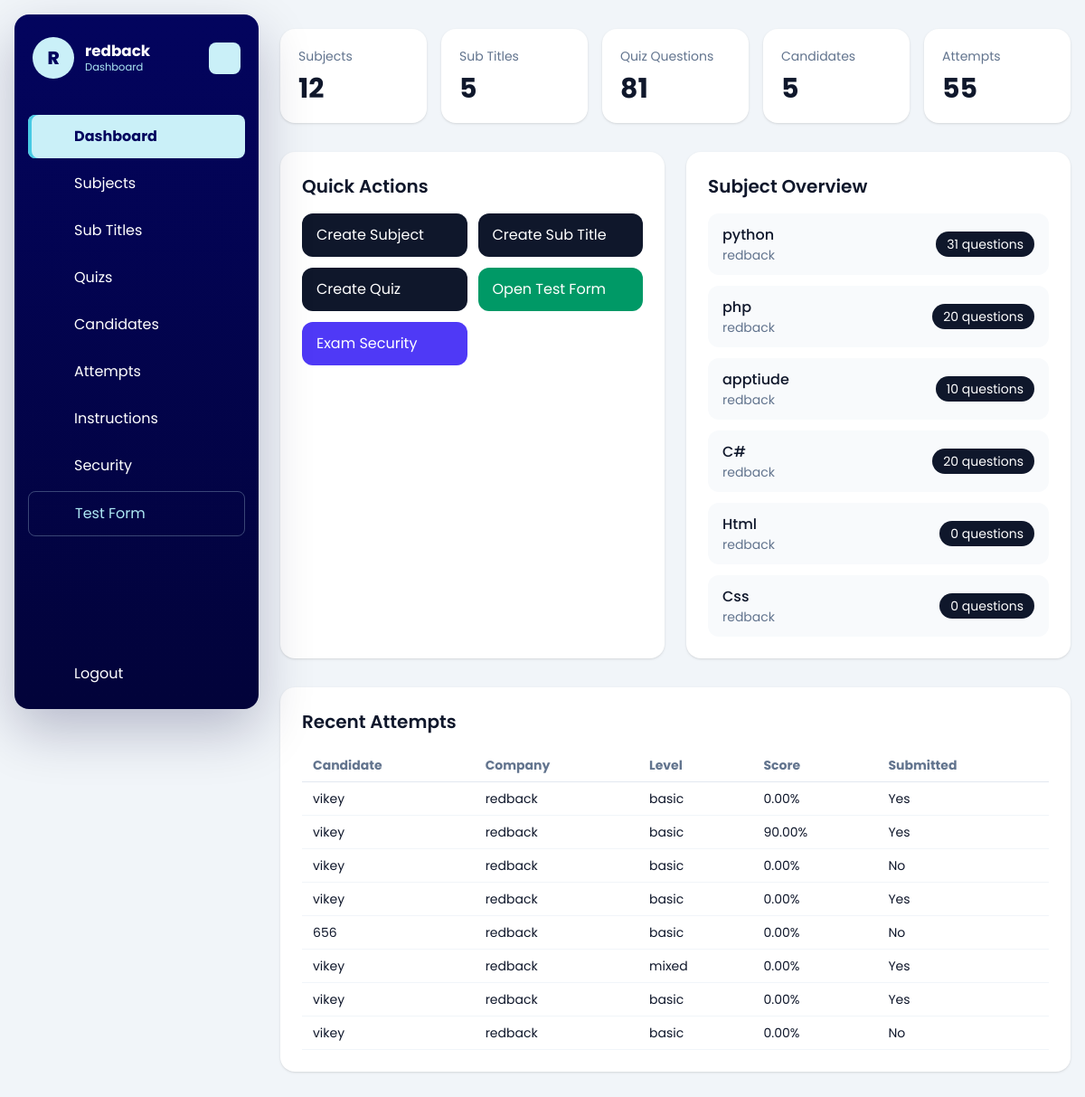
The app's page /dashboard/ (signed in), older data.
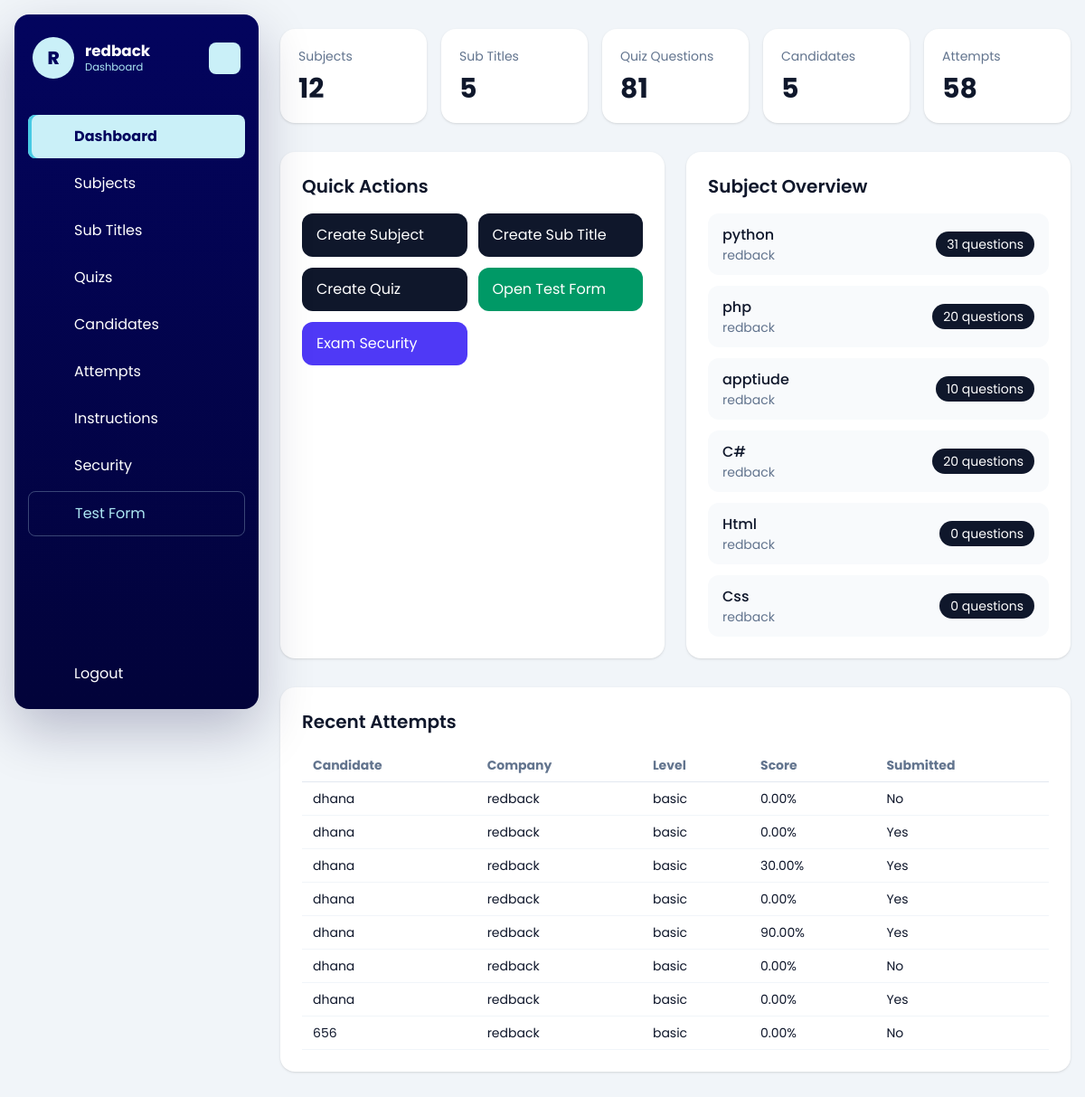
The same page, newer data.
### dashboard/models.py (models this page shows, shortened)
class TestSubject(models.Model):
    company = models.ForeignKey(Company, on_delete=models.CASCADE, related_name='subjects')
    subject = models.CharField(max_length=150)
    subject_svg = models.TextField(blank=True, null=True)
    created_at = models.DateTimeField(auto_now_add=True)
    class Meta:
        ordering = ['subject']
        unique_together = ('company', 'subject')

class Company(models.Model):
    name = models.CharField(max_length=150)
    image = models.ImageField(upload_to='company/', blank=True, null=True)
    email = models.EmailField(unique=True)
    password = models.CharField(max_length=128)
    is_active = models.BooleanField(default=True)
    test_instructions = models.TextField(
        default=DEFAULT_TEST_INSTRUCTIONS,
        blank=True,
        help_text='Instructions shown to candidates in the online test instructions drawer.',
    )
    allow_full_screen_lock = models.BooleanField(default=False)
    allow_pause_lock = models.BooleanField(default=False)
    allow_tab_switch_guard = models.BooleanField(default=False)
    allow_copy_paste_block = models.BooleanField(default=False)
    allow_right_click_disable = models.BooleanField(default=False)
    full_screen_lock = models.BooleanField(default=False)
    pause_lock = models.BooleanField(default=False)
    tab_switch_guard_enabled = models.BooleanField(default=False)
    copy_paste_block_enabled = models.BooleanField(default=False)
    right_click_disable_enabled = models.BooleanField(default=False)
    max_violation_warnings = models.PositiveIntegerField(default=3)
    exam_control_password = models.CharField(max_length=128, blank=True)
    created_at = models.DateTimeField(auto_now_add=True)
    updated_at = models.DateTimeField(auto_now=True)
    class Meta:
        ordering = ['name']
        verbose_name_plural = 'Companies'

### quiz/models.py (models this page shows, shortened)
class CandidateTestAttempt(models.Model):
    SESSION_SINGLE = 'single'
    SESSION_MULTI = 'multi'
    SESSION_CHOICES = [
        (SESSION_SINGLE, 'Single'),
        (SESSION_MULTI, 'Multi'),
    ]
    candidate = models.ForeignKey(Candidate, on_delete=models.CASCADE, related_name='attempts')
    company = models.ForeignKey(Company, on_delete=models.CASCADE, related_name='attempts')
    public_slug = models.CharField(max_length=190, unique=True, blank=True, db_index=True)
    session_type = models.CharField(max_length=10, choices=SESSION_CHOICES)
    level = models.CharField(max_length=20)
    question_count = models.PositiveIntegerField()
    duration_minutes = models.PositiveIntegerField()
    selected_subjects = models.JSONField(default=list, blank=True)
    selected_sub_titles = models.JSONField(default=list, blank=True)
    answers_json = models.JSONField(default=list, blank=True)
    correct_count = models.PositiveIntegerField(default=0)
    wrong_count = models.PositiveIntegerField(default=0)
    percentage = models.DecimalField(max_digits=5, decimal_places=2, default=0)
    started_at = models.DateTimeField(blank=True, null=True)
    submitted_at = models.DateTimeField(blank=True, null=True)
    is_submitted = models.BooleanField(default=False)
    is_paused = models.BooleanField(default=False)
    paused_at = models.DateTimeField(blank=True, null=True)
    total_paused_seconds = models.PositiveIntegerField(default=0)
    full_screen_lock_enabled = models.BooleanField(default=False)
    pause_lock_enabled = models.BooleanField(default=False)
    tab_switch_guard_enabled = models.BooleanField(default=False)
    copy_paste_block_enabled = models.BooleanField(default=False)
    right_click_disable_enabled = models.BooleanField(default=False)
    max_violation_warnings = models.PositiveIntegerField(default=3)
    tab_switch_count = models.PositiveIntegerField(default=0)
    warning_count = models.PositiveIntegerField(default=0)
    last_violation_at = models.DateTimeField(blank=True, null=True)
    violation_log_json = models.JSONField(default=list, blank=True)
    created_at = models.DateTimeField(auto_now_add=True)
    class Meta:
        ordering = ['-created_at']

class Candidate(models.Model):
    name = models.CharField(max_length=150)
    email = models.EmailField()
    designation_tech = models.CharField(max_length=150)
    created_at = models.DateTimeField(auto_now_add=True)
    class Meta:
        ordering = ['name']

### dashboard/views.py (the view)
# urls.py: path('', views.dashboard_home, name='home'),
@company_login_required
def dashboard_home(request):
    company = request.company
    context = {
        'subject_count': TestSubject.objects.filter(company=company).count(),
        'subtitle_count': SubTitle.objects.filter(test_subject__company=company).count(),
        'quiz_count': Quiz.objects.filter(test_subject__company=company).count(),
        'candidate_count': Candidate.objects.filter(attempts__company=company).distinct().count(),
        'attempt_count': CandidateTestAttempt.objects.filter(company=company).count(),
        'subjects': TestSubject.objects.filter(company=company).select_related('company').annotate(
            quiz_total=Count('quizzes')
        )[:6],
        'recent_attempts': CandidateTestAttempt.objects.filter(company=company).select_related(
            'candidate', 'company'
        )[:8],
        'company': company,
    }
    return render(request, 'dashboard/home.html', context)

### dashboard/views.py (called while the page is built)
def get_logged_in_company(request):
    company_id = request.session.get('company_id')
    if not company_id:
        return None
    return Company.objects.filter(id=company_id, is_active=True).first()

def company_login_required(view_func):
    @wraps(view_func)
    def wrapper(request, *args, **kwargs):
        company = get_logged_in_company(request)
        if not company:
            return redirect(f"{reverse('dashboard:login')}?next={request.path}")
        request.company = company
        return view_func(request, *args, **kwargs)
    return wrapper

### templates/dashboard/home.html (shortened to what the changed rows need)
{% extends "base.html" %}
{% block content %}
<section class="grid gap-4 md:grid-cols-5">
    <div class="rounded-2xl bg-white p-5 shadow-sm">
        <p class="text-sm text-slate-500">Attempts</p>
        <p class="mt-2 text-3xl font-bold">{{ attempt_count }}</p>
    </div>
</section>
<section class="mt-8 grid gap-6 lg:grid-cols-2">
    <div class="rounded-2xl bg-white p-6 shadow-sm">
        <div class="mb-4 flex items-center justify-between">
            <h2 class="text-xl font-semibold">Quick Actions</h2>
        </div>
    </div>
    <div class="rounded-2xl bg-white p-6 shadow-sm">
        <h2 class="text-xl font-semibold">Subject Overview</h2>
        <div class="mt-4 space-y-3">
            {% for subject in subjects %}
                <div class="flex items-center justify-between rounded-xl bg-slate-50 px-4 py-3">
                    <div>
                        <p class="font-medium">{{ subject.subject }}</p>
                        <p class="text-sm text-slate-500">{{ subject.company.name }}</p>
                    </div>
                    <span class="rounded-full bg-slate-900 px-3 py-1 text-sm text-white">{{ subject.quiz_total }} questions</span>
                </div>
            {% empty %}
                <p class="text-slate-500">No subjects created yet.</p>
            {% endfor %}
        </div>
    </div>
</section>
<section class="mt-8 rounded-2xl bg-white p-6 shadow-sm">
    <h2 class="text-xl font-semibold">Recent Attempts</h2>
    <div class="mt-4 overflow-x-auto">
        <table class="min-w-full text-left text-sm">
            <thead class="border-b border-slate-200 text-slate-500">
                <tr>
                    <th class="px-3 py-2">Candidate</th>
                    <th class="px-3 py-2">Company</th>
                    <th class="px-3 py-2">Level</th>
                    <th class="px-3 py-2">Score</th>
                    <th class="px-3 py-2">Submitted</th>
                </tr>
            </thead>
            <tbody>
                {% for attempt in recent_attempts %}
                    <tr class="border-b border-slate-100">
                        <td class="px-3 py-2">{{ attempt.candidate.name }}</td>
                        <td class="px-3 py-2">{{ attempt.company.name }}</td>
                        <td class="px-3 py-2">{{ attempt.level }}</td>
                        <td class="px-3 py-2">{{ attempt.percentage }}%</td>
                        <td class="px-3 py-2">{{ attempt.is_submitted|yesno:"Yes,No" }}</td>
                    </tr>
                {% empty %}
                    <tr>
                        <td colspan="5" class="px-3 py-6 text-center text-slate-500">No test attempts yet.</td>
                    </tr>
                {% endfor %}
            </tbody>
        </table>
    </div>
</section>
{% endblock %}

Row changes from the older to the newer data that the page shows:
no longer on this page (row unchanged): CandidateTestAttempt: candidate.name "vikey", company.name "redback", level "mixed", percentage "0.00", is_submitted "Yes"
no longer on this page (row unchanged): CandidateTestAttempt: candidate.name "vikey", company.name "redback", level "basic", percentage "0.00", is_submitted "Yes"
no longer on this page (row unchanged): CandidateTestAttempt: candidate.name "vikey", company.name "redback", level "basic", percentage "0.00", is_submitted "No"
added CandidateTestAttempt: candidate.name "dhana", company.name "redback", level "basic", percentage "0.00", is_submitted "No"
added CandidateTestAttempt: candidate.name "dhana", company.name "redback", level "basic", percentage "0.00", is_submitted "Yes"
added CandidateTestAttempt: candidate.name "dhana", company.name "redback", level "basic", percentage "30.00", is_submitted "Yes"
changed through a linked row, CandidateTestAttempt (number 4 of 8 on the later page): candidate.name "vikey" → "dhana"
changed through a linked row, CandidateTestAttempt (number 5 of 8 on the later page): candidate.name "vikey" → "dhana"
changed through a linked row, CandidateTestAttempt (number 6 of 8 on the later page): candidate.name "vikey" → "dhana"
changed through a linked row, CandidateTestAttempt (number 7 of 8 on the later page): candidate.name "vikey" → "dhana"
Text that changed along with them:
{{ attempt_count }}: "55" → "58"
